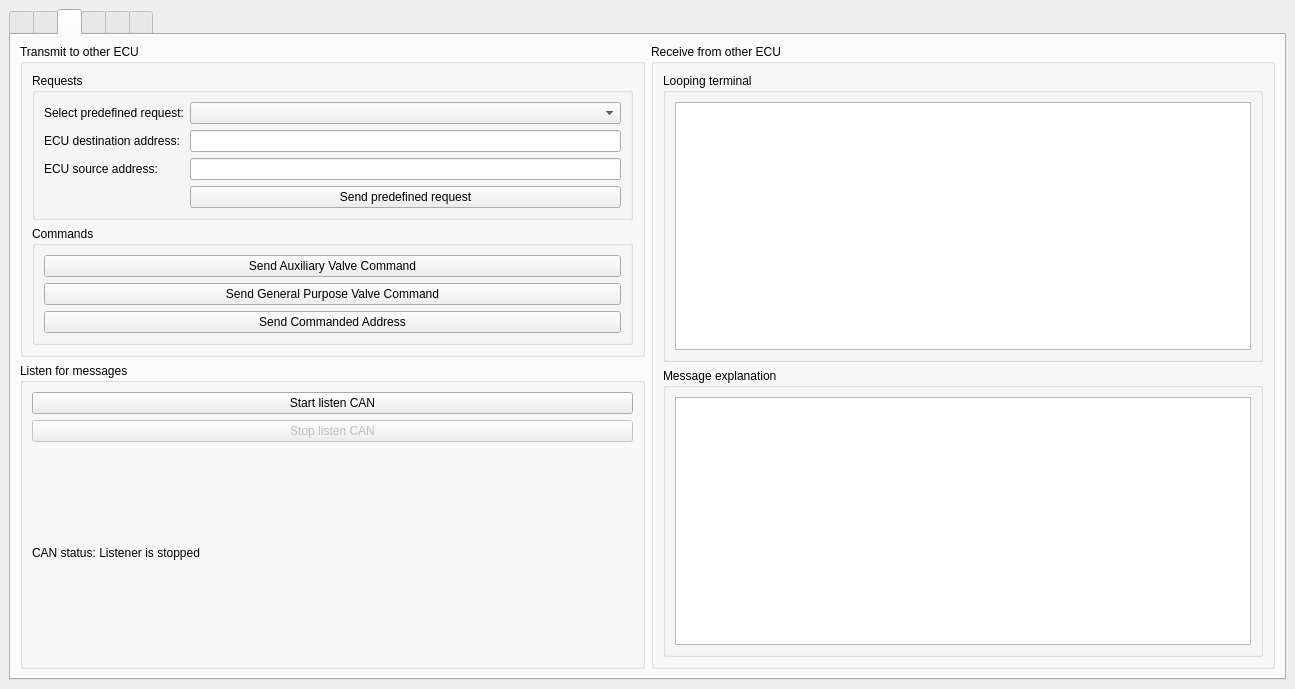
<?xml version="1.0" encoding="UTF-8"?>
<ui version="4.0">
 <class>MainWindow</class>
 <widget class="QMainWindow" name="MainWindow">
  <property name="geometry">
   <rect>
    <x>0</x>
    <y>0</y>
    <width>1295</width>
    <height>689</height>
   </rect>
  </property>
  <property name="sizePolicy">
   <sizepolicy hsizetype="Preferred" vsizetype="Preferred">
    <horstretch>0</horstretch>
    <verstretch>0</verstretch>
   </sizepolicy>
  </property>
  <property name="windowTitle">
   <string>OpenSourceLogger</string>
  </property>
  <widget class="QWidget" name="centralwidget">
   <layout class="QHBoxLayout" name="horizontalLayout_2">
    <item>
     <widget class="QTabWidget" name="tabWidget">
      <property name="sizePolicy">
       <sizepolicy hsizetype="Expanding" vsizetype="Expanding">
        <horstretch>0</horstretch>
        <verstretch>0</verstretch>
       </sizepolicy>
      </property>
      <property name="tabShape">
       <enum>QTabWidget::Rounded</enum>
      </property>
      <property name="currentIndex">
       <number>2</number>
      </property>
      <property name="iconSize">
       <size>
        <width>50</width>
        <height>50</height>
       </size>
      </property>
      <property name="tabsClosable">
       <bool>false</bool>
      </property>
      <property name="movable">
       <bool>false</bool>
      </property>
      <widget class="QWidget" name="tab">
       <attribute name="icon">
        <iconset>
         <selectedoff>:/resources/tabs/icons/SQL.png</selectedoff>
         <selectedon>:/resources/tabs/icons/SQL.png</selectedon>
        </iconset>
       </attribute>
       <attribute name="title">
        <string/>
       </attribute>
       <layout class="QGridLayout" name="gridLayout_17">
        <item row="0" column="0">
         <widget class="QGroupBox" name="groupBox_5">
          <property name="title">
           <string>SQL connection</string>
          </property>
          <layout class="QGridLayout" name="gridLayout_16">
           <item row="7" column="1">
            <widget class="QPushButton" name="connect_sql_pushButton">
             <property name="text">
              <string>Connect SQL</string>
             </property>
            </widget>
           </item>
           <item row="6" column="0">
            <widget class="QCheckBox" name="remember_database_settings_checkBox">
             <property name="text">
              <string>Remember everything if connected</string>
             </property>
            </widget>
           </item>
           <item row="2" column="0">
            <widget class="QLabel" name="label_7">
             <property name="text">
              <string>SQL schema name:</string>
             </property>
            </widget>
           </item>
           <item row="0" column="1">
            <widget class="QLineEdit" name="sql_hostname_lineEdit"/>
           </item>
           <item row="1" column="0">
            <widget class="QLabel" name="label_2">
             <property name="text">
              <string>SQL Port:</string>
             </property>
            </widget>
           </item>
           <item row="0" column="0">
            <widget class="QLabel" name="label">
             <property name="text">
              <string>SQL hostname:</string>
             </property>
            </widget>
           </item>
           <item row="5" column="0">
            <widget class="QLabel" name="label_14">
             <property name="text">
              <string>SQL password:</string>
             </property>
            </widget>
           </item>
           <item row="6" column="1">
            <widget class="QLabel" name="sql_status_label">
             <property name="text">
              <string>SQL status:</string>
             </property>
            </widget>
           </item>
           <item row="4" column="1">
            <widget class="QLineEdit" name="sql_username_lineEdit"/>
           </item>
           <item row="4" column="0">
            <widget class="QLabel" name="label_8">
             <property name="text">
              <string>SQL username:</string>
             </property>
            </widget>
           </item>
           <item row="5" column="1">
            <widget class="QLineEdit" name="sql_password_lineEdit">
             <property name="echoMode">
              <enum>QLineEdit::Password</enum>
             </property>
            </widget>
           </item>
           <item row="7" column="0">
            <widget class="QPushButton" name="disconnect_sql_pushButton">
             <property name="enabled">
              <bool>false</bool>
             </property>
             <property name="text">
              <string>Disconnect SQL</string>
             </property>
            </widget>
           </item>
           <item row="1" column="1">
            <widget class="QLineEdit" name="sql_port_lineEdit">
             <property name="echoMode">
              <enum>QLineEdit::Normal</enum>
             </property>
            </widget>
           </item>
           <item row="2" column="1">
            <widget class="QLineEdit" name="sql_schema_name_lineEdit"/>
           </item>
           <item row="3" column="0">
            <widget class="QLabel" name="label_3">
             <property name="text">
              <string>SQL table name:</string>
             </property>
            </widget>
           </item>
           <item row="3" column="1">
            <widget class="QLineEdit" name="sql_table_name_lineEdit"/>
           </item>
          </layout>
         </widget>
        </item>
       </layout>
      </widget>
      <widget class="QWidget" name="tab_5">
       <attribute name="icon">
        <iconset>
         <selectedoff>:/resources/tabs/icons/USB.png</selectedoff>
         <selectedon>:/resources/tabs/icons/USB.png</selectedon>
        </iconset>
       </attribute>
       <attribute name="title">
        <string/>
       </attribute>
       <layout class="QGridLayout" name="gridLayout_15">
        <item row="0" column="0">
         <widget class="QGroupBox" name="groupBox_6">
          <property name="title">
           <string>USB connection</string>
          </property>
          <layout class="QGridLayout" name="gridLayout_13">
           <item row="6" column="0">
            <widget class="QCheckBox" name="remember_usb_settings_checkBox">
             <property name="text">
              <string>Remember everything</string>
             </property>
            </widget>
           </item>
           <item row="8" column="0">
            <widget class="QLabel" name="label_18">
             <property name="text">
              <string>USB status:</string>
             </property>
            </widget>
           </item>
           <item row="1" column="0">
            <widget class="QLabel" name="label_17">
             <property name="text">
              <string>USB baudrate:</string>
             </property>
            </widget>
           </item>
           <item row="4" column="2">
            <widget class="QComboBox" name="usb_stop_bits_comboBox"/>
           </item>
           <item row="3" column="2">
            <widget class="QComboBox" name="usb_parity_comboBox"/>
           </item>
           <item row="0" column="2">
            <widget class="QComboBox" name="usb_ports_comboBox"/>
           </item>
           <item row="1" column="2">
            <widget class="QComboBox" name="usb_baudrate_comboBox"/>
           </item>
           <item row="8" column="2">
            <widget class="QLineEdit" name="usb_status_lineEdit">
             <property name="readOnly">
              <bool>true</bool>
             </property>
            </widget>
           </item>
           <item row="6" column="2">
            <widget class="QPushButton" name="scan_usb_ports_pushButton">
             <property name="text">
              <string>Scan USB ports</string>
             </property>
            </widget>
           </item>
           <item row="7" column="2">
            <widget class="QPushButton" name="connect_usb_pushButton">
             <property name="text">
              <string>Connect USB</string>
             </property>
            </widget>
           </item>
           <item row="0" column="0">
            <widget class="QLabel" name="label_4">
             <property name="text">
              <string>USB ports:</string>
             </property>
            </widget>
           </item>
           <item row="7" column="0">
            <widget class="QPushButton" name="disconnect_usb_pushButton">
             <property name="enabled">
              <bool>false</bool>
             </property>
             <property name="text">
              <string>Disconnect USB</string>
             </property>
            </widget>
           </item>
           <item row="2" column="2">
            <widget class="QComboBox" name="usb_data_bits_comboBox"/>
           </item>
           <item row="5" column="2">
            <widget class="QComboBox" name="usb_flow_control_comboBox"/>
           </item>
           <item row="2" column="0">
            <widget class="QLabel" name="label_5">
             <property name="text">
              <string>USB data bits:</string>
             </property>
            </widget>
           </item>
           <item row="3" column="0">
            <widget class="QLabel" name="label_6">
             <property name="text">
              <string>USB parity:</string>
             </property>
            </widget>
           </item>
           <item row="4" column="0">
            <widget class="QLabel" name="label_9">
             <property name="text">
              <string>USB stop bits:</string>
             </property>
            </widget>
           </item>
           <item row="5" column="0">
            <widget class="QLabel" name="label_10">
             <property name="text">
              <string>USB flow control:</string>
             </property>
            </widget>
           </item>
          </layout>
         </widget>
        </item>
       </layout>
      </widget>
      <widget class="QWidget" name="tab_4">
       <attribute name="icon">
        <iconset>
         <selectedoff>:/resources/tabs/icons/SAE-J1939.jpg</selectedoff>
         <selectedon>:/resources/tabs/icons/SAE-J1939.jpg</selectedon>
        </iconset>
       </attribute>
       <attribute name="title">
        <string/>
       </attribute>
       <layout class="QGridLayout" name="gridLayout_14">
        <item row="0" column="0">
         <widget class="QGroupBox" name="groupBox_3">
          <property name="title">
           <string>Transmit to other ECU</string>
          </property>
          <layout class="QGridLayout" name="gridLayout_10">
           <item row="0" column="0">
            <widget class="QGroupBox" name="groupBox_4">
             <property name="title">
              <string>Requests</string>
             </property>
             <layout class="QGridLayout" name="gridLayout_9">
              <item row="2" column="0">
               <widget class="QLabel" name="label_19">
                <property name="text">
                 <string>ECU destination address:</string>
                </property>
               </widget>
              </item>
              <item row="0" column="0">
               <widget class="QLabel" name="label_21">
                <property name="text">
                 <string>Select predefined request:</string>
                </property>
               </widget>
              </item>
              <item row="4" column="1">
               <widget class="QPushButton" name="send_predefined_request_pushButton">
                <property name="text">
                 <string>Send predefined request</string>
                </property>
               </widget>
              </item>
              <item row="0" column="1">
               <widget class="QComboBox" name="predefined_request_comboBox"/>
              </item>
              <item row="2" column="1">
               <widget class="QLineEdit" name="ecu_destination_address_lineEdit"/>
              </item>
              <item row="3" column="1">
               <widget class="QLineEdit" name="ecu_source_address_lineEdit"/>
              </item>
              <item row="3" column="0">
               <widget class="QLabel" name="label_11">
                <property name="text">
                 <string>ECU source address:</string>
                </property>
               </widget>
              </item>
             </layout>
            </widget>
           </item>
           <item row="1" column="0">
            <widget class="QGroupBox" name="groupBox">
             <property name="title">
              <string>Commands</string>
             </property>
             <layout class="QGridLayout" name="gridLayout_2">
              <item row="0" column="0">
               <widget class="QPushButton" name="send_auxiliary_valve_command_pushButton">
                <property name="text">
                 <string>Send Auxiliary Valve Command</string>
                </property>
               </widget>
              </item>
              <item row="1" column="0">
               <widget class="QPushButton" name="send_general_purpose_valve_command_pushButton">
                <property name="text">
                 <string>Send General Purpose Valve Command</string>
                </property>
               </widget>
              </item>
              <item row="2" column="0">
               <widget class="QPushButton" name="send_commanded_address_pushButton">
                <property name="text">
                 <string>Send Commanded Address</string>
                </property>
               </widget>
              </item>
             </layout>
            </widget>
           </item>
          </layout>
         </widget>
        </item>
        <item row="0" column="1" rowspan="2">
         <widget class="QGroupBox" name="groupBox_2">
          <property name="title">
           <string>Receive from other ECU</string>
          </property>
          <layout class="QGridLayout" name="gridLayout_12">
           <item row="0" column="0">
            <widget class="QGroupBox" name="groupBox_7">
             <property name="title">
              <string>Looping terminal</string>
             </property>
             <layout class="QGridLayout" name="gridLayout_3">
              <item row="0" column="0">
               <widget class="QTableView" name="looping_terminal_tableView"/>
              </item>
             </layout>
            </widget>
           </item>
           <item row="1" column="0">
            <widget class="QGroupBox" name="groupBox_8">
             <property name="title">
              <string>Message explanation</string>
             </property>
             <layout class="QGridLayout" name="gridLayout_11">
              <item row="0" column="0">
               <widget class="QTextEdit" name="message_explanation_textEdit"/>
              </item>
             </layout>
            </widget>
           </item>
          </layout>
         </widget>
        </item>
        <item row="1" column="0">
         <widget class="QGroupBox" name="groupBox_9">
          <property name="title">
           <string>Listen for messages</string>
          </property>
          <layout class="QVBoxLayout" name="verticalLayout">
           <item>
            <widget class="QPushButton" name="start_listen_CAN_pushButton">
             <property name="text">
              <string>Start listen CAN</string>
             </property>
            </widget>
           </item>
           <item>
            <widget class="QPushButton" name="stop_listen_CAN_pushButton">
             <property name="enabled">
              <bool>false</bool>
             </property>
             <property name="text">
              <string>Stop listen CAN</string>
             </property>
            </widget>
           </item>
           <item>
            <widget class="QLabel" name="CAN_status_label">
             <property name="text">
              <string>CAN status: Listener is stopped</string>
             </property>
            </widget>
           </item>
          </layout>
         </widget>
        </item>
       </layout>
      </widget>
      <widget class="QWidget" name="tab_2">
       <attribute name="icon">
        <iconset>
         <selectedoff>:/resources/tabs/icons/Calibration.png</selectedoff>
         <selectedon>:/resources/tabs/icons/Calibration.png</selectedon>
        </iconset>
       </attribute>
       <attribute name="title">
        <string/>
       </attribute>
       <layout class="QGridLayout" name="gridLayout_8">
        <item row="0" column="0">
         <widget class="QGroupBox" name="groupBox_12">
          <property name="sizePolicy">
           <sizepolicy hsizetype="Preferred" vsizetype="Preferred">
            <horstretch>0</horstretch>
            <verstretch>0</verstretch>
           </sizepolicy>
          </property>
          <property name="title">
           <string>Control</string>
          </property>
          <layout class="QGridLayout" name="gridLayout_6">
           <item row="0" column="0">
            <widget class="QPushButton" name="pushButton_14">
             <property name="sizePolicy">
              <sizepolicy hsizetype="Expanding" vsizetype="Fixed">
               <horstretch>0</horstretch>
               <verstretch>0</verstretch>
              </sizepolicy>
             </property>
             <property name="text">
              <string>Modify</string>
             </property>
            </widget>
           </item>
           <item row="0" column="1">
            <widget class="QPushButton" name="pushButton_13">
             <property name="sizePolicy">
              <sizepolicy hsizetype="Expanding" vsizetype="Fixed">
               <horstretch>0</horstretch>
               <verstretch>0</verstretch>
              </sizepolicy>
             </property>
             <property name="text">
              <string>Add new</string>
             </property>
            </widget>
           </item>
           <item row="0" column="2">
            <widget class="QPushButton" name="pushButton_15">
             <property name="sizePolicy">
              <sizepolicy hsizetype="Expanding" vsizetype="Fixed">
               <horstretch>0</horstretch>
               <verstretch>0</verstretch>
              </sizepolicy>
             </property>
             <property name="text">
              <string>Delete</string>
             </property>
            </widget>
           </item>
          </layout>
         </widget>
        </item>
        <item row="1" column="0">
         <widget class="QGroupBox" name="groupBox_10">
          <property name="title">
           <string>Calibrations</string>
          </property>
          <layout class="QGridLayout" name="gridLayout_7">
           <item row="0" column="0">
            <widget class="QListView" name="listView_2"/>
           </item>
          </layout>
         </widget>
        </item>
       </layout>
      </widget>
      <widget class="QWidget" name="tab_3">
       <attribute name="icon">
        <iconset>
         <selectedoff>:/resources/tabs/icons/logging.png</selectedoff>
         <selectedon>:/resources/tabs/icons/logging.png</selectedon>
        </iconset>
       </attribute>
       <attribute name="title">
        <string/>
       </attribute>
       <layout class="QGridLayout" name="gridLayout_63">
        <item row="0" column="0">
         <widget class="QGroupBox" name="groupBox_11">
          <property name="sizePolicy">
           <sizepolicy hsizetype="Expanding" vsizetype="Preferred">
            <horstretch>0</horstretch>
            <verstretch>0</verstretch>
           </sizepolicy>
          </property>
          <property name="title">
           <string>Log</string>
          </property>
          <layout class="QHBoxLayout" name="horizontalLayout">
           <item>
            <widget class="QLabel" name="label_39">
             <property name="text">
              <string>Calibration:</string>
             </property>
            </widget>
           </item>
           <item>
            <widget class="QComboBox" name="comboBox_4">
             <property name="sizePolicy">
              <sizepolicy hsizetype="Expanding" vsizetype="Fixed">
               <horstretch>0</horstretch>
               <verstretch>0</verstretch>
              </sizepolicy>
             </property>
            </widget>
           </item>
           <item>
            <widget class="QPushButton" name="pushButton_16">
             <property name="text">
              <string>Start</string>
             </property>
            </widget>
           </item>
           <item>
            <widget class="QPushButton" name="pushButton_17">
             <property name="text">
              <string>Stop</string>
             </property>
            </widget>
           </item>
           <item>
            <widget class="QLabel" name="label_23">
             <property name="text">
              <string>Log number:</string>
             </property>
            </widget>
           </item>
           <item>
            <widget class="QLineEdit" name="lineEdit_18"/>
           </item>
          </layout>
         </widget>
        </item>
        <item row="1" column="0">
         <widget class="QGroupBox" name="groupBox_25">
          <property name="title">
           <string>Enables</string>
          </property>
          <layout class="QGridLayout" name="gridLayout_60">
           <item row="0" column="3">
            <widget class="QCheckBox" name="checkBox_10">
             <property name="text">
              <string>DI3</string>
             </property>
            </widget>
           </item>
           <item row="0" column="16">
            <widget class="QCheckBox" name="checkBox_55">
             <property name="text">
              <string>AO0</string>
             </property>
            </widget>
           </item>
           <item row="0" column="10">
            <widget class="QCheckBox" name="checkBox_129">
             <property name="text">
              <string>PWM2</string>
             </property>
            </widget>
           </item>
           <item row="0" column="19">
            <widget class="QCheckBox" name="checkBox_22">
             <property name="text">
              <string>AO2</string>
             </property>
            </widget>
           </item>
           <item row="0" column="0">
            <widget class="QCheckBox" name="checkBox_127">
             <property name="text">
              <string>DI0</string>
             </property>
            </widget>
           </item>
           <item row="0" column="20">
            <widget class="QCheckBox" name="checkBox_53">
             <property name="text">
              <string>AI0</string>
             </property>
            </widget>
           </item>
           <item row="0" column="6">
            <widget class="QCheckBox" name="checkBox_58">
             <property name="text">
              <string>DI6</string>
             </property>
            </widget>
           </item>
           <item row="0" column="17">
            <widget class="QCheckBox" name="checkBox_57">
             <property name="text">
              <string>AO1</string>
             </property>
            </widget>
           </item>
           <item row="0" column="13">
            <widget class="QCheckBox" name="checkBox_134">
             <property name="text">
              <string>PWM5</string>
             </property>
            </widget>
           </item>
           <item row="0" column="8">
            <widget class="QCheckBox" name="checkBox_91">
             <property name="text">
              <string>PWM0</string>
             </property>
            </widget>
           </item>
           <item row="0" column="14">
            <widget class="QCheckBox" name="checkBox_133">
             <property name="text">
              <string>PWM6</string>
             </property>
            </widget>
           </item>
           <item row="0" column="12">
            <widget class="QCheckBox" name="checkBox_15">
             <property name="text">
              <string>PWM4</string>
             </property>
            </widget>
           </item>
           <item row="0" column="11">
            <widget class="QCheckBox" name="checkBox_128">
             <property name="text">
              <string>PWM3</string>
             </property>
            </widget>
           </item>
           <item row="0" column="9">
            <widget class="QCheckBox" name="checkBox_21">
             <property name="text">
              <string>PWM1</string>
             </property>
            </widget>
           </item>
           <item row="0" column="5">
            <widget class="QCheckBox" name="checkBox_135">
             <property name="text">
              <string>DI5</string>
             </property>
            </widget>
           </item>
           <item row="0" column="2">
            <widget class="QCheckBox" name="checkBox_24">
             <property name="text">
              <string>DI2</string>
             </property>
            </widget>
           </item>
           <item row="0" column="7">
            <widget class="QCheckBox" name="checkBox_56">
             <property name="text">
              <string>DI7</string>
             </property>
            </widget>
           </item>
           <item row="0" column="15">
            <widget class="QCheckBox" name="checkBox_14">
             <property name="text">
              <string>PWM7</string>
             </property>
            </widget>
           </item>
           <item row="0" column="1">
            <widget class="QCheckBox" name="checkBox_54">
             <property name="text">
              <string>DI1</string>
             </property>
            </widget>
           </item>
           <item row="0" column="4">
            <widget class="QCheckBox" name="checkBox_17">
             <property name="text">
              <string>DI4</string>
             </property>
            </widget>
           </item>
           <item row="2" column="0">
            <widget class="QCheckBox" name="checkBox_27">
             <property name="text">
              <string>AI1</string>
             </property>
            </widget>
           </item>
           <item row="2" column="1">
            <widget class="QCheckBox" name="checkBox_20">
             <property name="text">
              <string>AI2</string>
             </property>
            </widget>
           </item>
           <item row="2" column="2">
            <widget class="QCheckBox" name="checkBox_11">
             <property name="text">
              <string>AI3</string>
             </property>
            </widget>
           </item>
           <item row="2" column="3">
            <widget class="QCheckBox" name="checkBox_130">
             <property name="text">
              <string>AI4</string>
             </property>
            </widget>
           </item>
           <item row="2" column="4">
            <widget class="QCheckBox" name="checkBox_131">
             <property name="text">
              <string>AI5</string>
             </property>
            </widget>
           </item>
           <item row="2" column="5">
            <widget class="QCheckBox" name="checkBox_23">
             <property name="text">
              <string>AI6</string>
             </property>
            </widget>
           </item>
           <item row="2" column="6">
            <widget class="QCheckBox" name="checkBox_19">
             <property name="text">
              <string>AI7</string>
             </property>
            </widget>
           </item>
           <item row="2" column="7">
            <widget class="QCheckBox" name="checkBox_26">
             <property name="text">
              <string>AI8</string>
             </property>
            </widget>
           </item>
           <item row="2" column="8">
            <widget class="QCheckBox" name="checkBox_12">
             <property name="text">
              <string>AI9</string>
             </property>
            </widget>
           </item>
           <item row="2" column="9">
            <widget class="QCheckBox" name="checkBox_18">
             <property name="text">
              <string>AI10</string>
             </property>
            </widget>
           </item>
           <item row="2" column="10">
            <widget class="QCheckBox" name="checkBox_132">
             <property name="text">
              <string>AI11</string>
             </property>
            </widget>
           </item>
           <item row="2" column="11">
            <widget class="QCheckBox" name="checkBox_9">
             <property name="text">
              <string>E0</string>
             </property>
            </widget>
           </item>
           <item row="2" column="12">
            <widget class="QCheckBox" name="checkBox_51">
             <property name="text">
              <string>E1</string>
             </property>
            </widget>
           </item>
           <item row="2" column="13">
            <widget class="QCheckBox" name="checkBox_52">
             <property name="text">
              <string>F0</string>
             </property>
            </widget>
           </item>
           <item row="2" column="14">
            <widget class="QCheckBox" name="checkBox_16">
             <property name="text">
              <string>F1</string>
             </property>
            </widget>
           </item>
           <item row="2" column="15">
            <widget class="QCheckBox" name="checkBox_92">
             <property name="text">
              <string>DAI0</string>
             </property>
            </widget>
           </item>
           <item row="2" column="16">
            <widget class="QCheckBox" name="checkBox_13">
             <property name="text">
              <string>DAI1</string>
             </property>
            </widget>
           </item>
           <item row="2" column="17">
            <widget class="QCheckBox" name="checkBox_25">
             <property name="text">
              <string>DAI2</string>
             </property>
            </widget>
           </item>
           <item row="2" column="19">
            <widget class="QCheckBox" name="checkBox_136">
             <property name="text">
              <string>DAI3</string>
             </property>
            </widget>
           </item>
           <item row="2" column="20">
            <widget class="QCheckBox" name="checkBox_90">
             <property name="text">
              <string>DAI4</string>
             </property>
            </widget>
           </item>
          </layout>
         </widget>
        </item>
        <item row="2" column="0">
         <widget class="QGroupBox" name="groupBox_66">
          <property name="title">
           <string>Charts</string>
          </property>
          <layout class="QGridLayout" name="gridLayout_61">
           <item row="0" column="0">
            <widget class="QFrame" name="verticalFrame1">
             <layout class="QVBoxLayout" name="verticalLayout_6"/>
            </widget>
           </item>
          </layout>
         </widget>
        </item>
        <item row="3" column="0">
         <widget class="QGroupBox" name="groupBox_65">
          <property name="title">
           <string>Sliders</string>
          </property>
          <layout class="QGridLayout" name="gridLayout_62">
           <item row="0" column="0">
            <widget class="QFrame" name="verticalFrame">
             <layout class="QVBoxLayout" name="verticalLayout_5"/>
            </widget>
           </item>
          </layout>
         </widget>
        </item>
       </layout>
      </widget>
      <widget class="QWidget" name="tab_6">
       <attribute name="icon">
        <iconset>
         <selectedoff>:/resources/tabs/icons/View.png</selectedoff>
         <selectedon>:/resources/tabs/icons/View.png</selectedon>
        </iconset>
       </attribute>
       <attribute name="title">
        <string/>
       </attribute>
       <layout class="QGridLayout" name="gridLayout_66">
        <item row="0" column="0">
         <widget class="QGroupBox" name="groupBox_67">
          <property name="sizePolicy">
           <sizepolicy hsizetype="Expanding" vsizetype="Preferred">
            <horstretch>0</horstretch>
            <verstretch>0</verstretch>
           </sizepolicy>
          </property>
          <property name="title">
           <string>Log</string>
          </property>
          <layout class="QHBoxLayout" name="horizontalLayout_8">
           <item>
            <widget class="QLabel" name="label_88">
             <property name="text">
              <string>Log number</string>
             </property>
            </widget>
           </item>
           <item>
            <widget class="QComboBox" name="comboBox_21">
             <property name="sizePolicy">
              <sizepolicy hsizetype="Expanding" vsizetype="Fixed">
               <horstretch>0</horstretch>
               <verstretch>0</verstretch>
              </sizepolicy>
             </property>
            </widget>
           </item>
           <item>
            <widget class="QPushButton" name="pushButton_82">
             <property name="text">
              <string>Check samples</string>
             </property>
            </widget>
           </item>
           <item>
            <widget class="QLabel" name="label_89">
             <property name="text">
              <string>Samples:</string>
             </property>
            </widget>
           </item>
           <item>
            <widget class="QLineEdit" name="lineEdit_65"/>
           </item>
           <item>
            <widget class="QLabel" name="label_90">
             <property name="text">
              <string>From sample:</string>
             </property>
            </widget>
           </item>
           <item>
            <widget class="QLineEdit" name="lineEdit_66"/>
           </item>
           <item>
            <widget class="QLabel" name="label_91">
             <property name="text">
              <string>To sample:</string>
             </property>
            </widget>
           </item>
           <item>
            <widget class="QLineEdit" name="lineEdit_67"/>
           </item>
           <item>
            <widget class="QLabel" name="label_92">
             <property name="text">
              <string>With space sample:</string>
             </property>
            </widget>
           </item>
           <item>
            <widget class="QLineEdit" name="lineEdit_68"/>
           </item>
           <item>
            <widget class="QPushButton" name="pushButton_83">
             <property name="text">
              <string>Plot</string>
             </property>
            </widget>
           </item>
           <item>
            <widget class="QPushButton" name="pushButton_84">
             <property name="text">
              <string>Dowload as CSV</string>
             </property>
            </widget>
           </item>
          </layout>
         </widget>
        </item>
        <item row="1" column="0">
         <widget class="QGroupBox" name="groupBox_68">
          <property name="title">
           <string>Enables</string>
          </property>
          <layout class="QGridLayout" name="gridLayout_64">
           <item row="0" column="3">
            <widget class="QCheckBox" name="checkBox_137">
             <property name="text">
              <string>DI3</string>
             </property>
            </widget>
           </item>
           <item row="0" column="16">
            <widget class="QCheckBox" name="checkBox_138">
             <property name="text">
              <string>AO0</string>
             </property>
            </widget>
           </item>
           <item row="0" column="10">
            <widget class="QCheckBox" name="checkBox_139">
             <property name="text">
              <string>PWM2</string>
             </property>
            </widget>
           </item>
           <item row="0" column="19">
            <widget class="QCheckBox" name="checkBox_140">
             <property name="text">
              <string>AO2</string>
             </property>
            </widget>
           </item>
           <item row="0" column="0">
            <widget class="QCheckBox" name="checkBox_141">
             <property name="text">
              <string>DI0</string>
             </property>
            </widget>
           </item>
           <item row="0" column="20">
            <widget class="QCheckBox" name="checkBox_142">
             <property name="text">
              <string>AI0</string>
             </property>
            </widget>
           </item>
           <item row="0" column="6">
            <widget class="QCheckBox" name="checkBox_143">
             <property name="text">
              <string>DI6</string>
             </property>
            </widget>
           </item>
           <item row="0" column="17">
            <widget class="QCheckBox" name="checkBox_144">
             <property name="text">
              <string>AO1</string>
             </property>
            </widget>
           </item>
           <item row="0" column="13">
            <widget class="QCheckBox" name="checkBox_145">
             <property name="text">
              <string>PWM5</string>
             </property>
            </widget>
           </item>
           <item row="0" column="8">
            <widget class="QCheckBox" name="checkBox_146">
             <property name="text">
              <string>PWM0</string>
             </property>
            </widget>
           </item>
           <item row="0" column="14">
            <widget class="QCheckBox" name="checkBox_147">
             <property name="text">
              <string>PWM6</string>
             </property>
            </widget>
           </item>
           <item row="0" column="12">
            <widget class="QCheckBox" name="checkBox_148">
             <property name="text">
              <string>PWM4</string>
             </property>
            </widget>
           </item>
           <item row="0" column="11">
            <widget class="QCheckBox" name="checkBox_149">
             <property name="text">
              <string>PWM3</string>
             </property>
            </widget>
           </item>
           <item row="0" column="9">
            <widget class="QCheckBox" name="checkBox_150">
             <property name="text">
              <string>PWM1</string>
             </property>
            </widget>
           </item>
           <item row="0" column="5">
            <widget class="QCheckBox" name="checkBox_151">
             <property name="text">
              <string>DI5</string>
             </property>
            </widget>
           </item>
           <item row="0" column="2">
            <widget class="QCheckBox" name="checkBox_152">
             <property name="text">
              <string>DI2</string>
             </property>
            </widget>
           </item>
           <item row="0" column="7">
            <widget class="QCheckBox" name="checkBox_153">
             <property name="text">
              <string>DI7</string>
             </property>
            </widget>
           </item>
           <item row="0" column="15">
            <widget class="QCheckBox" name="checkBox_154">
             <property name="text">
              <string>PWM7</string>
             </property>
            </widget>
           </item>
           <item row="0" column="1">
            <widget class="QCheckBox" name="checkBox_155">
             <property name="text">
              <string>DI1</string>
             </property>
            </widget>
           </item>
           <item row="0" column="4">
            <widget class="QCheckBox" name="checkBox_156">
             <property name="text">
              <string>DI4</string>
             </property>
            </widget>
           </item>
           <item row="2" column="0">
            <widget class="QCheckBox" name="checkBox_157">
             <property name="text">
              <string>AI1</string>
             </property>
            </widget>
           </item>
           <item row="2" column="1">
            <widget class="QCheckBox" name="checkBox_158">
             <property name="text">
              <string>AI2</string>
             </property>
            </widget>
           </item>
           <item row="2" column="2">
            <widget class="QCheckBox" name="checkBox_159">
             <property name="text">
              <string>AI3</string>
             </property>
            </widget>
           </item>
           <item row="2" column="3">
            <widget class="QCheckBox" name="checkBox_160">
             <property name="text">
              <string>AI4</string>
             </property>
            </widget>
           </item>
           <item row="2" column="4">
            <widget class="QCheckBox" name="checkBox_161">
             <property name="text">
              <string>AI5</string>
             </property>
            </widget>
           </item>
           <item row="2" column="5">
            <widget class="QCheckBox" name="checkBox_162">
             <property name="text">
              <string>AI6</string>
             </property>
            </widget>
           </item>
           <item row="2" column="6">
            <widget class="QCheckBox" name="checkBox_163">
             <property name="text">
              <string>AI7</string>
             </property>
            </widget>
           </item>
           <item row="2" column="7">
            <widget class="QCheckBox" name="checkBox_164">
             <property name="text">
              <string>AI8</string>
             </property>
            </widget>
           </item>
           <item row="2" column="8">
            <widget class="QCheckBox" name="checkBox_165">
             <property name="text">
              <string>AI9</string>
             </property>
            </widget>
           </item>
           <item row="2" column="9">
            <widget class="QCheckBox" name="checkBox_166">
             <property name="text">
              <string>AI10</string>
             </property>
            </widget>
           </item>
           <item row="2" column="10">
            <widget class="QCheckBox" name="checkBox_167">
             <property name="text">
              <string>AI11</string>
             </property>
            </widget>
           </item>
           <item row="2" column="11">
            <widget class="QCheckBox" name="checkBox_168">
             <property name="text">
              <string>E0</string>
             </property>
            </widget>
           </item>
           <item row="2" column="12">
            <widget class="QCheckBox" name="checkBox_169">
             <property name="text">
              <string>E1</string>
             </property>
            </widget>
           </item>
           <item row="2" column="13">
            <widget class="QCheckBox" name="checkBox_170">
             <property name="text">
              <string>F0</string>
             </property>
            </widget>
           </item>
           <item row="2" column="14">
            <widget class="QCheckBox" name="checkBox_171">
             <property name="text">
              <string>F1</string>
             </property>
            </widget>
           </item>
           <item row="2" column="15">
            <widget class="QCheckBox" name="checkBox_172">
             <property name="text">
              <string>DAI0</string>
             </property>
            </widget>
           </item>
           <item row="2" column="16">
            <widget class="QCheckBox" name="checkBox_173">
             <property name="text">
              <string>DAI1</string>
             </property>
            </widget>
           </item>
           <item row="2" column="17">
            <widget class="QCheckBox" name="checkBox_174">
             <property name="text">
              <string>DAI2</string>
             </property>
            </widget>
           </item>
           <item row="2" column="19">
            <widget class="QCheckBox" name="checkBox_175">
             <property name="text">
              <string>DAI3</string>
             </property>
            </widget>
           </item>
           <item row="2" column="20">
            <widget class="QCheckBox" name="checkBox_176">
             <property name="text">
              <string>DAI4</string>
             </property>
            </widget>
           </item>
          </layout>
         </widget>
        </item>
        <item row="2" column="0">
         <widget class="QGroupBox" name="groupBox_69">
          <property name="title">
           <string>Charts</string>
          </property>
          <layout class="QGridLayout" name="gridLayout_65">
           <item row="0" column="0">
            <widget class="QFrame" name="horizontalFrame">
             <layout class="QHBoxLayout" name="horizontalLayout_9"/>
            </widget>
           </item>
          </layout>
         </widget>
        </item>
       </layout>
      </widget>
     </widget>
    </item>
   </layout>
  </widget>
  <action name="actionConnect_SQL">
   <property name="text">
    <string>Connect SQL</string>
   </property>
  </action>
  <action name="actionAdd_calibration">
   <property name="text">
    <string>Add calibration</string>
   </property>
  </action>
  <action name="actionUSB_connection">
   <property name="text">
    <string>USB connection</string>
   </property>
  </action>
  <action name="actionAbout">
   <property name="text">
    <string>About</string>
   </property>
  </action>
  <action name="actionShow_measurements">
   <property name="text">
    <string>Show measurements</string>
   </property>
  </action>
  <action name="actionImport_measurements">
   <property name="text">
    <string>Import measurements</string>
   </property>
  </action>
  <action name="actionQuit">
   <property name="text">
    <string>Quit</string>
   </property>
  </action>
 </widget>
 <resources/>
 <connections/>
</ui>
